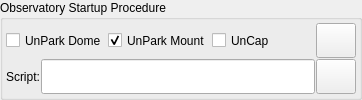
      <widget class="QGroupBox" name="startupGroupBox">
       <property name="toolTip">
        <string>&lt;html&gt;&lt;head/&gt;&lt;body&gt;&lt;p&gt;One-time startup procedure to be executed before starting Ekos. The script is executed &lt;span style=&quot; font-weight:600; text-decoration: underline;&quot;&gt;before&lt;/span&gt; the startup procedures (e.g. unpark scope), if selected, are executed.&lt;/p&gt;&lt;/body&gt;&lt;/html&gt;</string>
       </property>
       <property name="title">
        <string>Observatory Startup Procedure</string>
       </property>
       <layout class="QVBoxLayout" name="verticalLayout_4">
        <property name="spacing">
         <number>1</number>
        </property>
        <property name="leftMargin">
         <number>3</number>
        </property>
        <property name="topMargin">
         <number>3</number>
        </property>
        <property name="rightMargin">
         <number>3</number>
        </property>
        <property name="bottomMargin">
         <number>3</number>
        </property>
        <item>
         <layout class="QHBoxLayout" name="horizontalLayout_16">
          <property name="spacing">
           <number>1</number>
          </property>
          <item>
           <widget class="QCheckBox" name="unparkDomeCheck">
            <property name="enabled">
             <bool>true</bool>
            </property>
            <property name="sizePolicy">
             <sizepolicy hsizetype="Minimum" vsizetype="Preferred">
              <horstretch>0</horstretch>
              <verstretch>0</verstretch>
             </sizepolicy>
            </property>
            <property name="toolTip">
             <string>Park dome to home position</string>
            </property>
            <property name="text">
             <string>UnPark Dome</string>
            </property>
            <attribute name="buttonGroup">
             <string notr="true">startupProcedureButtonGroup</string>
            </attribute>
           </widget>
          </item>
          <item>
           <widget class="QCheckBox" name="unparkMountCheck">
            <property name="enabled">
             <bool>true</bool>
            </property>
            <property name="sizePolicy">
             <sizepolicy hsizetype="Minimum" vsizetype="Preferred">
              <horstretch>0</horstretch>
              <verstretch>0</verstretch>
             </sizepolicy>
            </property>
            <property name="toolTip">
             <string>Park telescope to home position.</string>
            </property>
            <property name="text">
             <string>UnPark Mount</string>
            </property>
            <attribute name="buttonGroup">
             <string notr="true">startupProcedureButtonGroup</string>
            </attribute>
            <property name="checked">
             <bool>true</bool>
            </property>
           </widget>
          </item>
          <item>
           <widget class="QCheckBox" name="uncapCheck">
            <property name="sizePolicy">
             <sizepolicy hsizetype="Minimum" vsizetype="Preferred">
              <horstretch>0</horstretch>
              <verstretch>0</verstretch>
             </sizepolicy>
            </property>
            <property name="toolTip">
             <string>Open dust cover</string>
            </property>
            <property name="text">
             <string>UnCap</string>
            </property>
            <attribute name="buttonGroup">
             <string notr="true">startupProcedureButtonGroup</string>
            </attribute>
           </widget>
          </item>
          <item>
           <spacer name="horizontalSpacer_10">
            <property name="orientation">
             <enum>Qt::Horizontal</enum>
            </property>
            <property name="sizeHint" stdset="0">
             <size>
              <width>40</width>
              <height>20</height>
             </size>
            </property>
           </spacer>
          </item>
          <item>
           <widget class="QPushButton" name="startupB">
            <property name="sizePolicy">
             <sizepolicy hsizetype="Preferred" vsizetype="Preferred">
              <horstretch>0</horstretch>
              <verstretch>0</verstretch>
             </sizepolicy>
            </property>
            <property name="text">
             <string/>
            </property>
           </widget>
          </item>
         </layout>
        </item>
        <item>
         <layout class="QHBoxLayout" name="horizontalLayout_12">
          <property name="spacing">
           <number>1</number>
          </property>
          <item>
           <widget class="QLabel" name="label_8">
            <property name="text">
             <string>Script:</string>
            </property>
           </widget>
          </item>
          <item>
           <widget class="QLineEdit" name="startupScript">
            <property name="sizePolicy">
             <sizepolicy hsizetype="MinimumExpanding" vsizetype="Preferred">
              <horstretch>0</horstretch>
              <verstretch>0</verstretch>
             </sizepolicy>
            </property>
            <property name="readOnly">
             <bool>false</bool>
            </property>
            <property name="clearButtonEnabled">
             <bool>true</bool>
            </property>
           </widget>
          </item>
          <item>
           <widget class="QPushButton" name="selectStartupScriptB">
            <property name="sizePolicy">
             <sizepolicy hsizetype="Preferred" vsizetype="Preferred">
              <horstretch>0</horstretch>
              <verstretch>0</verstretch>
             </sizepolicy>
            </property>
            <property name="text">
             <string/>
            </property>
           </widget>
          </item>
         </layout>
        </item>
       </layout>
      </widget>
